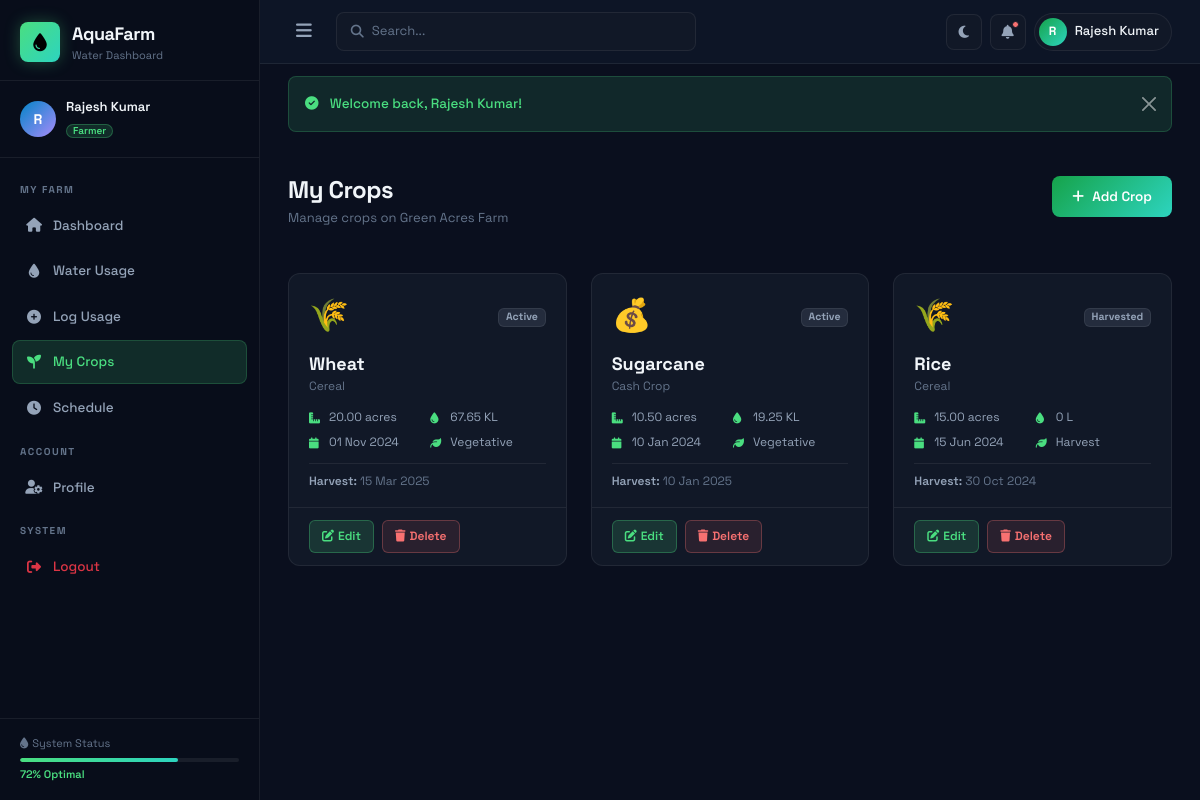
The page /crop (signed in) on the database its author committed.
### tables this page shows
CREATE TABLE IF NOT EXISTS farmers (
    id INT AUTO_INCREMENT PRIMARY KEY,
    user_id INT NOT NULL,
    farm_name VARCHAR(150) NOT NULL,
    location VARCHAR(200) NOT NULL,
    farm_size DECIMAL(10,2) NOT NULL COMMENT 'in acres',
    soil_type ENUM('clay', 'sandy', 'loamy', 'silty', 'peaty', 'chalky') DEFAULT 'loamy',
    water_source ENUM('borewell', 'canal', 'rainwater', 'river', 'tank') DEFAULT 'borewell',
    phone VARCHAR(20) DEFAULT NULL,
    created_at TIMESTAMP DEFAULT CURRENT_TIMESTAMP,
    updated_at TIMESTAMP DEFAULT CURRENT_TIMESTAMP ON UPDATE CURRENT_TIMESTAMP,
    FOREIGN KEY (user_id) REFERENCES users(id) ON DELETE CASCADE
);

CREATE TABLE IF NOT EXISTS crops (
    id INT AUTO_INCREMENT PRIMARY KEY,
    farmer_id INT NOT NULL,
    crop_name VARCHAR(100) NOT NULL,
    crop_type ENUM('cereal', 'vegetable', 'fruit', 'pulse', 'oilseed', 'cash_crop') NOT NULL,
    area_planted DECIMAL(10,2) NOT NULL COMMENT 'in acres',
    planting_date DATE NOT NULL,
    expected_harvest DATE NOT NULL,
    water_requirement DECIMAL(10,2) NOT NULL COMMENT 'liters per day per acre',
    growth_stage ENUM('seedling', 'vegetative', 'flowering', 'fruiting', 'harvest') DEFAULT 'seedling',
    status ENUM('active', 'harvested', 'failed') DEFAULT 'active',
    created_at TIMESTAMP DEFAULT CURRENT_TIMESTAMP,
    FOREIGN KEY (farmer_id) REFERENCES farmers(id) ON DELETE CASCADE
);

### app/core/Controller.php (called while the page is built, shortened)
<?php
class Controller {
    protected function model($model) {
        $modelFile = BASE_PATH . '/app/models/' . $model . '.php';
        if (file_exists($modelFile)) {
            return new $model();
        }
        die("Model {$model} not found.");
    }
    protected function render($view, $data = [], $layout = 'main') {
        extract($data);
        $layoutFile = BASE_PATH . '/app/views/layouts/' . $layout . '.php';
        require_once $layoutFile;
    }
}

### app/controllers/CropController.php (called while the page is built, shortened)
<?php
class CropController extends Controller {
    public function index() {
        $farmerModel = $this->model('FarmerModel');
        $cropModel   = $this->model('CropModel');
        $farmer = $farmerModel->getByUserId($_SESSION['user_id']);
        $crops  = $cropModel->getByFarmer($farmer['id']);
        $flash  = $this->getFlash();
        $this->render('farmers.crops', [
            'title'  => 'My Crops',
            'crops'  => $crops,
            'farmer' => $farmer,
            'flash'  => $flash,
        ], 'main');
    }
}

### app/core/Router.php (called while the page is built, shortened)
<?php
class Router {
    private $url;
    public function __construct() {
        $this->url = $this->parseUrl();
    }
    private function parseUrl() {
        if (isset($_GET['url'])) {
            return filter_var(rtrim($_GET['url'], '/'), FILTER_SANITIZE_URL);
        }
        return '';
    }
    public function route() {
        $urlParts = $this->url ? explode('/', $this->url) : [];
        $methodName = isset($urlParts[1]) && !empty($urlParts[1])
            ? strtolower($urlParts[1])
            : 'index';
        $params = array_slice($urlParts, 2);
        $controller = new $controllerName();
        call_user_func_array([$controller, $methodName], $params);
    }
}

### app/core/App.php (called while the page is built, shortened)
<?php
class App {
    public function __construct() {
        require_once BASE_PATH . '/app/core/Database.php';
        require_once BASE_PATH . '/app/core/Model.php';
        require_once BASE_PATH . '/app/core/Controller.php';
        require_once BASE_PATH . '/app/core/Router.php';
        require_once BASE_PATH . '/app/core/Helper.php';
        $router = new Router();
        $router->route();
    }
}

### public/index.php (called while the page is built, shortened)
<?php
require_once BASE_PATH . '/app/core/App.php';
new App();

### app/core/Database.php (called while the page is built, shortened)
<?php
class Database {
    private static $instance = null;
    private $connection;
    private function __construct() {
        $port = defined('DB_PORT') ? DB_PORT : '3306';
        $dsn = 'mysql:host=' . DB_HOST . ';port=' . $port . ';dbname=' . DB_NAME . ';charset=' . DB_CHARSET;
        $options = [
            PDO::ATTR_ERRMODE            => PDO::ERRMODE_EXCEPTION,
            PDO::ATTR_DEFAULT_FETCH_MODE => PDO::FETCH_ASSOC,
            PDO::ATTR_EMULATE_PREPARES   => false,
        ];
        try {
            $this->connection = new PDO($dsn, DB_USER, DB_PASS, $options);
        } catch (PDOException $e) {
            die(json_encode(['error' => 'Database connection failed: ' . $e->getMessage()]));
        }
    }
    public static function getInstance() {
        if (self::$instance === null) {
            self::$instance = new self();
        }
        return self::$instance;
    }
    public function query($sql, $params = []) {
        $stmt = $this->connection->prepare($sql);
        $stmt->execute($params);
        return $stmt;
    }
    public function fetchAll($sql, $params = []) { return $this->query($sql, $params)->fetchAll(); }
    public function fetch($sql, $params = []) { return $this->query($sql, $params)->fetch(); }
}

### app/core/Model.php (called while the page is built, shortened)
<?php
class Model {
    public function __construct() {
        $this->db = Database::getInstance();
    }
}

### app/models/FarmerModel.php (called while the page is built, shortened)
<?php
class FarmerModel extends Model {
    public function getByUserId($userId) {
        return $this->db->fetch(
            "SELECT f.*, u.name, u.email, u.role, u.last_login
             FROM farmers f
             JOIN users u ON u.id = f.user_id
             WHERE f.user_id = ?",
            [$userId]
        );
    }
}

### app/models/CropModel.php (called while the page is built, shortened)
<?php
class CropModel extends Model {
    public function getByFarmer($farmerId) {
        return $this->db->fetchAll(
            "SELECT c.*, COALESCE(SUM(wu.amount_used), 0) as total_water_used
             FROM crops c
             LEFT JOIN water_usage wu ON wu.crop_id = c.id
             WHERE c.farmer_id = ?
             GROUP BY c.id
             ORDER BY c.status ASC, c.planting_date DESC",
            [$farmerId]
        );
    }
}

### app/views/farmers/crops.php (the view)
<div class="page-header">
    <div>
        <h1 class="page-title">My Crops</h1>
        <p class="page-subtitle">Manage crops on <?= e($farmer['farm_name']) ?></p>
    </div>
    <a href="<?= APP_URL ?>/crop/add" class="btn-primary-custom"><i class="fas fa-plus me-2"></i>Add Crop</a>
</div>
<?php if (empty($crops)): ?>
<div class="empty-state p-5 text-center card-custom">
    <i class="fas fa-seedling fa-3x text-muted mb-3"></i>
    <h5>No crops added yet</h5>
    <p class="text-muted">Start by adding your first crop</p>
    <a href="<?= APP_URL ?>/crop/add" class="btn-primary-custom">Add Crop</a>
</div>
<?php else: ?>
<div class="row g-4">
    <?php foreach ($crops as $c): ?>
    <div class="col-sm-6 col-xl-4">
        <div class="crop-card">
            <div class="crop-card-header">
                <div class="crop-type-icon">
                    <?php
                    $icons = ['cereal'=>'🌾','vegetable'=>'🥦','fruit'=>'🍎','pulse'=>'🫘','oilseed'=>'🌻','cash_crop'=>'💰'];
                    echo $icons[$c['crop_type']] ?? '🌱';
                    ?>
                </div>
                <div class="crop-status"><?= statusBadge($c['status']) ?></div>
            </div>
            <div class="crop-card-body">
                <h4 class="crop-name"><?= e($c['crop_name']) ?></h4>
                <p class="crop-type"><?= ucfirst(str_replace('_', ' ', $c['crop_type'])) ?></p>
                <div class="crop-meta">
                    <div class="crop-meta-item"><i class="fas fa-ruler-combined"></i><?= $c['area_planted'] ?> acres</div>
                    <div class="crop-meta-item"><i class="fas fa-tint"></i><?= formatLiters($c['total_water_used']) ?></div>
                    <div class="crop-meta-item"><i class="fas fa-calendar"></i><?= formatDate($c['planting_date']) ?></div>
                    <div class="crop-meta-item"><i class="fas fa-leaf"></i><?= ucfirst($c['growth_stage']) ?></div>
                </div>
                <div class="crop-harvest">
                    <span>Harvest:</span> <?= formatDate($c['expected_harvest']) ?>
                </div>
            </div>
            <div class="crop-card-footer">
                <a href="<?= APP_URL ?>/crop/edit/<?= $c['id'] ?>" class="btn-sm-custom"><i class="fas fa-edit me-1"></i>Edit</a>
                <a href="<?= APP_URL ?>/crop/delete/<?= $c['id'] ?>" class="btn-sm-danger ms-2" onclick="return confirm('Delete this crop?')"><i class="fas fa-trash me-1"></i>Delete</a>
            </div>
        </div>
    </div>
    <?php endforeach; ?>
</div>
<?php endif; ?>

### app/core/Helper.php (shortened to what this page needs)
<?php
function formatLiters($liters) {
    if ($liters >= 1000) return round($liters / 1000, 2) . ' KL';
    return round($liters, 2) . ' L';
}
function formatDate($date, $format = 'd M Y') {
    return date($format, strtotime($date));
}
function statusBadge($status) {
    $badges = [
        'active'      => '<span class="badge bg-success">Active</span>',
        'harvested'   => '<span class="badge bg-info">Harvested</span>',
        'failed'      => '<span class="badge bg-danger">Failed</span>',
        'pending'     => '<span class="badge bg-warning text-dark">Pending</span>',
        'completed'   => '<span class="badge bg-success">Completed</span>',
        'skipped'     => '<span class="badge bg-secondary">Skipped</span>',
        'rescheduled' => '<span class="badge bg-info">Rescheduled</span>',
    ];
    return $badges[$status] ?? '<span class="badge bg-secondary">' . ucfirst($status) . '</span>';
}
function e($str) {
    return htmlspecialchars($str ?? '', ENT_QUOTES, 'UTF-8');
}

### public/css/style.css (style rules this page uses)
:root { --bg-primary: #0a0f1e; --bg-secondary: #0d1526; --bg-card: #111827; --bg-card-hover: #1a2235; --bg-sidebar: #080d1a; --sidebar-w: 260px; --border: rgba(255,255,255,0.07); --border-hover: rgba(74,222,128,0.3); --green: #4ade80; --green-dark: #16a34a; --green-glow: rgba(74,222,128,0.15); --blue: #38bdf8; --blue-dark: #0284c7; --orange: #fb923c; --purple: #a78bfa; --red: #f87171; --teal: #2dd4bf; --yellow: #fbbf24; --text-primary: #f1f5f9; --text-secondary:#94a3b8; --text-muted: #64748b; --radius: 12px; --radius-sm: 8px; --shadow: 0 4px 24px rgba(0,0,0,0.4); --shadow-glow: 0 0 24px rgba(74,222,128,0.1); --font: 'Space Grotesk', sans-serif; --font-mono: 'DM Mono', monospace; --topbar-h: 64px; --transition: all 0.25s cubic-bezier(0.4,0,0.2,1); }
*,*::before,*::after { box-sizing:border-box;margin:0;padding:0 }
html { scroll-behavior:smooth }
body { font-family:var(--font);background:var(--bg-primary);color:var(--text-primary);font-size:14px;line-height:1.6;overflow-x:hidden;min-height:100vh }
a { color:var(--green);text-decoration:none }
.page-header { display:flex;align-items:flex-start;justify-content:space-between;gap:16px;margin-bottom:28px;flex-wrap:wrap }
.page-title { font-size:24px;font-weight:700;letter-spacing:-0.5px;color:var(--text-primary);margin:0 }
.page-subtitle { font-size:13px;color:var(--text-muted);margin-top:4px }
.btn-primary-custom { display:inline-flex;align-items:center;background:linear-gradient(135deg,var(--green-dark),var(--teal));color:#fff;border:none;border-radius:var(--radius-sm);padding:10px 20px;font-size:13.5px;font-weight:600;cursor:pointer;transition:var(--transition);white-space:nowrap;font-family:var(--font);text-decoration:none }
.btn-sm-custom { display:inline-flex;align-items:center;background:var(--green-glow);color:var(--green);border:1px solid rgba(74,222,128,0.3);border-radius:6px;padding:6px 12px;font-size:12px;font-weight:600;cursor:pointer;transition:var(--transition);font-family:var(--font);text-decoration:none }
.btn-sm-danger { display:inline-flex;align-items:center;background:rgba(248,113,113,0.1);color:var(--red);border:1px solid rgba(248,113,113,0.3);border-radius:6px;padding:6px 12px;font-size:12px;font-weight:600;cursor:pointer;transition:var(--transition);font-family:var(--font);text-decoration:none }
.crop-card { background:var(--bg-card);border:1px solid var(--border);border-radius:var(--radius);overflow:hidden;transition:var(--transition);height:100%;display:flex;flex-direction:column }
.crop-card-header { display:flex;align-items:center;justify-content:space-between;padding:16px 20px 0 }
.crop-type-icon { font-size:32px }
.crop-card-body { padding:12px 20px 16px;flex:1 }
.crop-name { font-size:18px;font-weight:700;color:var(--text-primary);margin-bottom:2px }
.crop-type { font-size:12px;color:var(--text-muted);margin-bottom:12px;text-transform:capitalize }
.crop-meta { display:grid;grid-template-columns:1fr 1fr;gap:6px;margin-bottom:10px }
.crop-meta-item { display:flex;align-items:center;gap:6px;font-size:12px;color:var(--text-secondary) }
.crop-meta-item i { color:var(--green);width:14px;font-size:11px }
.crop-harvest { font-size:12px;color:var(--text-muted);padding-top:8px;border-top:1px solid var(--border) }
.crop-harvest span { font-weight:600;color:var(--text-secondary) }
.crop-card-footer { padding:12px 20px;border-top:1px solid var(--border);display:flex;align-items:center }
.badge.bg-secondary { background:rgba(148,163,184,0.15) !important;color:var(--text-secondary);border:1px solid var(--border) }

### rows shown on the page
farmers: farm_name "Green Acres Farm"
crops: crop_type "🌾", status "Active", crop_name "Wheat", crop_type "Cereal", area_planted "20.00", total_water_used "67.65 KL", planting_date "01 Nov 2024", growth_stage "Vegetative", expected_harvest "15 Mar 2025"
crops: crop_type "💰", status "Active", crop_name "Sugarcane", crop_type "Cash Crop", area_planted "10.50", total_water_used "19.25 KL", planting_date "10 Jan 2024", growth_stage "Vegetative", expected_harvest "10 Jan 2025"
crops: crop_type "🌾", status "Harvested", crop_name "Rice", crop_type "Cereal", area_planted "15.00", total_water_used "0 L", planting_date "15 Jun 2024", growth_stage "Harvest", expected_harvest "30 Oct 2024"

### other values the page prints
substr($_SESSION['user_name'] ?? 'U', 0, 1) "R"
$_SESSION['user_name'] "Rajesh Kumar"
$_SESSION['user_role'] "Farmer"
$flash['message'] "Welcome back, Rajesh Kumar!"
